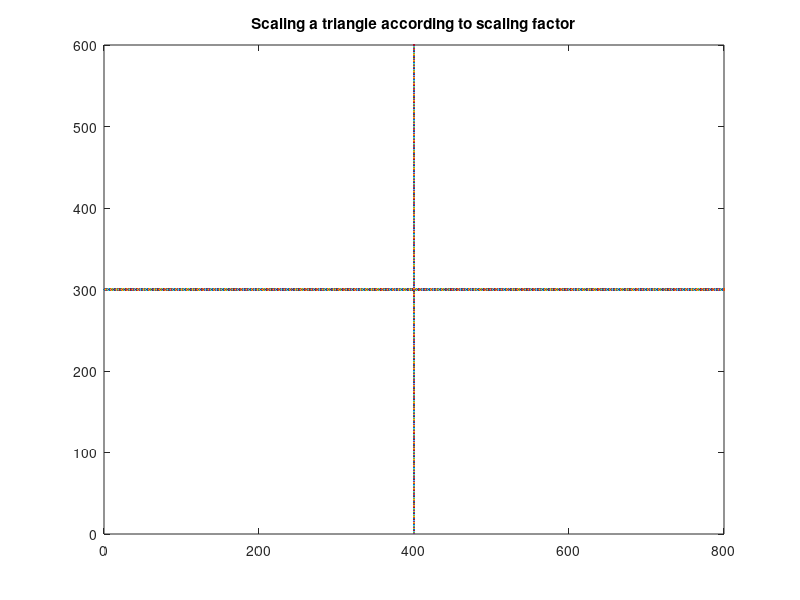

MATLAB code to generate this figure:
clear all;
xma=800;
yma=600;
x1=input('Enter first vertices X coordinate : ');
y1=input ('Enter first vertices Y coordinate :');
x2=input('Enter second vertices X coordinate : ');
y2=input ('Enter second vertices Y coordinate :');
x3=input('Enter third vertices X coordinate : ');
y3=input ('Enter third vertices Y coordinate :');
h=input('Enter fixed point x coordinate :');
k=input('Enter fixed point y coordinate :');
sx=input('Enter X direction scaling factor:');
sy=input('Enter Y direction scaling factor:');
for i=1:800
x=i;
y=yma/2;
plot(x,y);
hold on;
end
for i=1:600
y=i;
x=xma/2;
plot(x,y);
hold on;
end
title('Scaling a triangle according to scaling factor');
line([400+x1,400+x2],[300+y1,300+y2]);
line([400+x2,400+x3],[300+y2,300+y3]);
line([400+x3,400+x1],[300+y3,300+y1]);
x1=h+(x1-h)*sx;
y1=k+(y1-k)*sy;
x2=h+(x2-h)*sx;
y2=k+(y2-k)*sy;
x3=h+(x3-h)*sx;
y3=k+(y3-k)*sy;
line([400+x1,400+x2],[300+y1,300+y2]);
line([400+x2,400+x3],[300+y2,300+y3]);
line([400+x3,400+x1],[300+y3,300+y1])